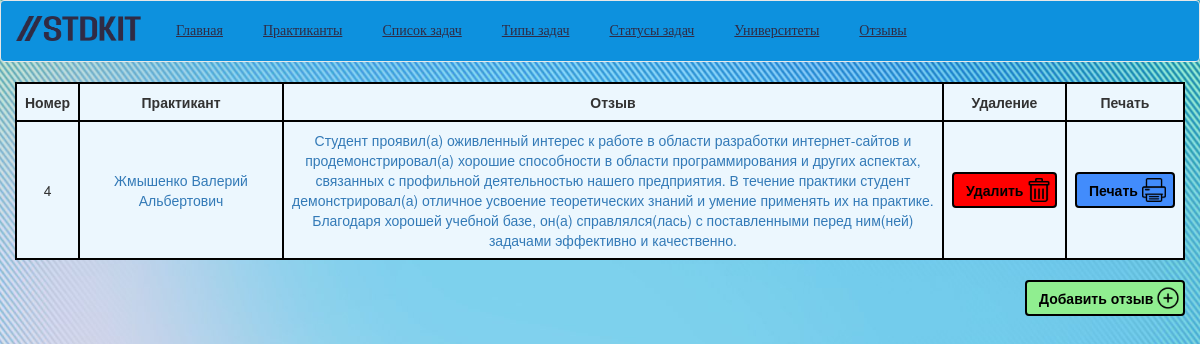
Screenshot of /STD-KIT/View/Otzyvy.php with the database file from the repository.
### tables this page shows
CREATE TABLE `Otzyvy` (
  `id_Otzyv` int NOT NULL,
  `Praktikant_Otzyv` int NOT NULL,
  `Text_Otzyv` varchar(1000) NOT NULL
);

CREATE TABLE `Praktikanty` (
  `id_Praktikant` int NOT NULL,
  `Fio_Praktikant` varchar(100) NOT NULL,
  `Deyatelnost_Praktikant` varchar(100) NOT NULL,
  `Telephon_Praktikant` varchar(12) NOT NULL,
  `Pochta_Praktikant` varchar(60) NOT NULL,
  `Universitet_Praktikant` int NOT NULL,
  `Fakultet_Praktikant` varchar(60) NOT NULL,
  `Kurs_Praktikant` int NOT NULL,
  `Gruppa_Praktikant` varchar(10) NOT NULL,
  `NachaloPraktiki_Praktikant` date NOT NULL,
  `KonecPraktiki_Praktikant` date NOT NULL
);

### STD-KIT/Controllers/api.php (called while the page is built, shortened)
<?php
function getAllOtzyvy($db) {
    $sql = "SELECT * FROM `Otzyvy`
    LEFT JOIN Praktikanty ON `Otzyvy`.Praktikant_Otzyv = `Praktikanty`.id_Praktikant
    ";
    $stmt = $db->prepare($sql);
    $stmt->execute();
    $result = $stmt->fetchAll(PDO::FETCH_ASSOC);
    return $result;
}

### STD-KIT/View/Otzyvy.php (the view, shortened to what this page needs)
<!DOCTYPE html>
<html>
<head>
	<link href="//maxcdn.bootstrapcdn.com/bootstrap/3.3.7/css/bootstrap.min.css" rel="stylesheet">
</head>
<body>
	<header>
		<nav class="navbar navbar-default" role="navigation">
			<div class="container-fluid">
				<div class="navbar-header">
					<a class="navbar-brand" href="#"><img src="../Images/logo.png" alt="Студия КИТ.Практика" width="125" height="25"></a>
				</div>
				<div class="collapse navbar-collapse navbar-ex1-collapse">
					<ul class="nav navbar-nav">
						<li><a href="../index.php">Главная</a></li>
						<li><a href="Praktikanty.php">Практиканты</a></li>
						<li><a href="SpisokZadach.php">Список задач</a></li>
						<li><a href="TipyZadach.php">Типы задач</a></li>
						<li><a href="StatusyZadach.php">Статусы задач</a></li>
						<li><a href="Universitety.php">Университеты</a></li>
                        <li><a href="Otzyvy.php">Отзывы</a></li>
					</ul>
				</div>
			</div>
		</nav>
	</header>
	<div id="content">
		<div class = "container-fluid">
			<?php include '../Controllers/db.php'; ?>
			<?php include '../Controllers/api.php'; ?>
			<?php
				$listOtzyvy = getAllOtzyvy($db);
			?>
			<table class = "custom-table">
				<tr>
					<th style="width: 5%">Номер</th>
					<th style="width: 20%">Практикант</th>
                    <th style="width: 69%">Отзыв</th>
					<th style="width: 3%">Удаление</th>
                    <th style="width: 3%">Печать</th>
				</tr>
				<?php foreach ($listOtzyvy as $listOtzyvy) { ?>
					<tr>
						<td><?php echo $listOtzyvy['id_Otzyv']; ?></td>
                        <td><a href="../Edit/editOtzyvy.php?id_Otzyv=<?php echo $listOtzyvy['id_Otzyv'];?>"><?php echo $listOtzyvy['Fio_Praktikant']; ?></a></td>
						<td><a href="../Edit/editOtzyvy.php?id_Otzyv=<?php echo $listOtzyvy['id_Otzyv'];?>"><?php echo $listOtzyvy['Text_Otzyv']; ?></a></td>
						<td><a id="deleteButton" class="btn btn-danger" href="../Delete/deleteOtzyvy.php?id_Otzyv=<?php echo $listOtzyvy['id_Otzyv'];?>">Удалить</a></td>
                        <td><button id="printButton" class="btn btn-default btn-with-icon">Печать</button></td>
					</tr>
				<?php } ?>
			</table>
		<div class="buttons">
			<button id="addButton" class="btn btn-default">Добавить отзыв</button>
		</div>
		</div>
	</div>
</body>
</html>

### STD-KIT/View/Otzyvy.php (style rules this page uses)
.navbar { background-color: #0d91de; }
.navbar-nav { list-style: none; margin: 0; padding: 0; }
.navbar-nav li { display: inline-block; }
.navbar-nav li a { display: block; padding: 20px; color: #302b44 !important; font-family: Impact, fantasy; text-decoration-line: underline; }
.custom-table { width: 100%; border: 2px solid black; background-color: #ecf7fe; border-collapse: collapse; margin-bottom: 20px; }
.custom-table th, .custom-table td { border: 2px solid black; padding: 8px; text-align: center; }
.custom-table tr th { text-align: center; }
.buttons { text-align: right; }
#addButton, #submitButton, #printButton { color: #000; background-color: lightgreen; border: 2px solid black; font-weight: bold; }
#addButton { width: 160px; text-align: left; background-image: url("../Images/addIcon.png"); background-size: 24px 24px; background-position: 129px 4px; background-repeat: no-repeat; }
#deleteButton { width: 105px; text-align: left; background-image: url("../Images/deleteButton.png"); background-size: 24px 24px; background-position: 73px 4px; background-repeat: no-repeat; background-color: red; color: #000; font-weight: bold; border: 2px solid black; }
#printButton { width: 100px; text-align: left; background-image: url("../Images/printIcon.png"); background-size: 24px 24px; background-position: 65px 4px; background-repeat: no-repeat; color: #000; background-color: #428cfc; border: 2px solid black; font-weight: bold; }
body { background-image: url("../Images/background.jpg"); background-repeat: no-repeat; background-size: cover; }

### rows the page displays
otzyvy: id_Otzyv "4", Praktikant_Otzyv.Fio_Praktikant "Жмышенко Валерий Альбертович", Text_Otzyv "Студент проявил(а) оживленный интерес к работе в области разработки интернет-сайтов и продемонстрировал(а) хорошие способности в области программирования и других аспектах, связанных с профильной деятельностью нашего предприятия. В течение практики студент демонстрировал(а) отличное усвоение теоретических знаний и умение применять их на практике. Благодаря хорошей учебной базе, он(а) справлялся(лась) с поставленными перед ним(ней) задачами эффективно и качественно."
